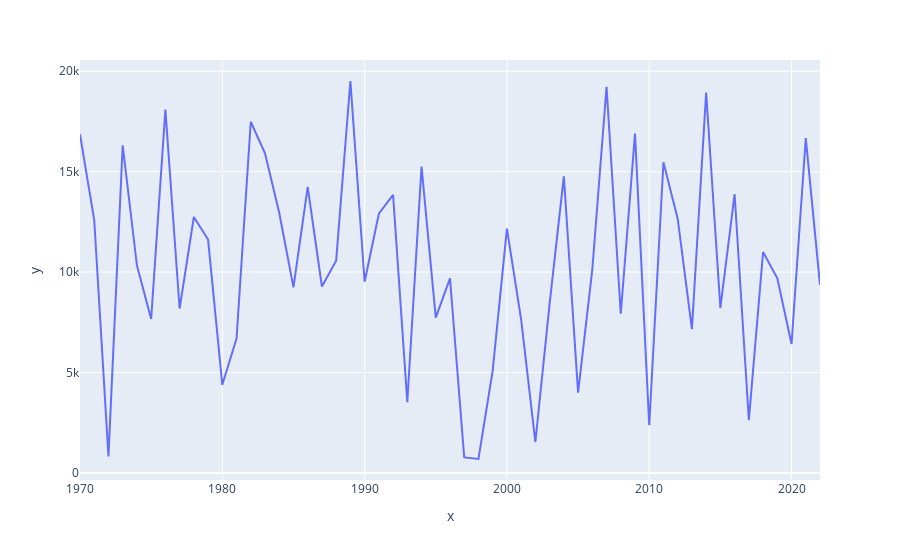

The cell this chart's notebook holds for it:
### Code cell
fig = px.line(x=dates, y=valores)
fig.show()

### Figure 1 — Plotly figure (JSON) as saved in the notebook; plotly's stock layout.template omitted (floating-point values rounded to 4 significant figures)
{"data": [{"hovertemplate": "x=%{x}<br>y=%{y}<extra></extra>", "legendgroup": "", "line": {"color": "#636efa", "dash": "solid"}, "marker": {"symbol": "circle"}, "mode": "lines", "name": "", "orientation": "v", "showlegend": false, "type": "scatter", "x": [1970, 1971, 1972, 1973, 1974, 1975, 1976, 1977, 1978, 1979, 1980, 1981, 1982, 1983, 1984, 1985, 1986, 1987, 1988, 1989, 1990, 1991, 1992, 1993, 1994, 1995, 1996, 1997, 1998, 1999, 2000, 2001, 2002, 2003, 2004, 2005, 2006, 2007, 2008, 2009, 2010, 2011, 2012, 2013, 2014, 2015, 2016, 2017, 2018, 2019, 2020, 2021, 2022], "xaxis": "x", "y": [16856, 12592, 827, 16313, 10333, 7665, 18088, 8184, 12742, 11617, 4389, 6694, 17482, 15916, 12952, 9236, 14242, 9282, 10568, 19512, 9520, 12905, 13842, 3528, 15253, 7729, 9685, 774, 694, 5090, 12159, 7632, 1540, 8431, 14765, 3996, 10128, 19227, 7924, 16892, 2372, 15467, 12659, 7158, 18937, 8218, 13876, 2626, 10995, 9687, 6420, 16673, 9357], "yaxis": "y"}], "layout": {"legend": {"tracegroupgap": 0}, "margin": {"t": 60}, "xaxis": {"anchor": "y", "domain": [0, 1], "title": {"text": "x"}}, "yaxis": {"anchor": "x", "domain": [0, 1], "title": {"text": "y"}}}}
